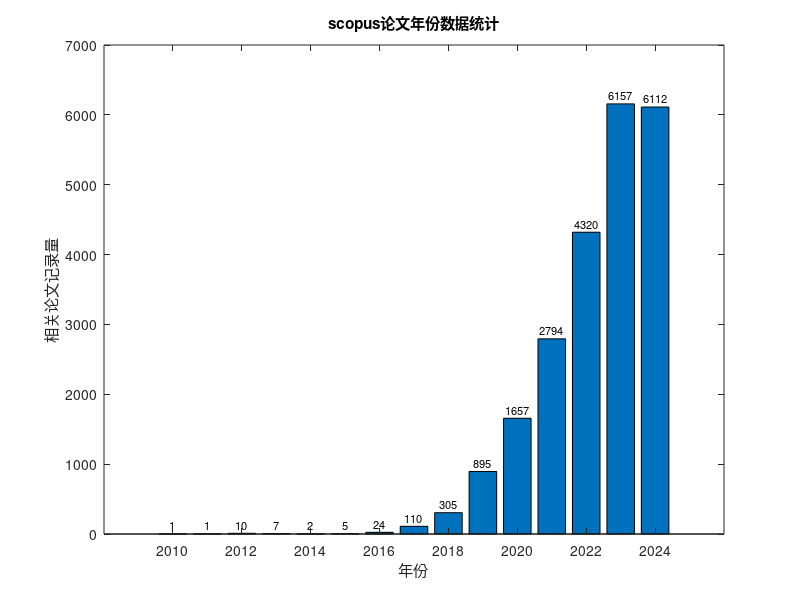

Reproduce this figure in MATLAB.
clc
clear
%web的数据
% x = 2024:-1:2010;
% y = [8994, 8592, 6382, 3491, 1960, 1045, 472, 244, ...
%           141, 141, 123, 99, 94, 115, 92];
% EV的数据
% x = 2024:-1:2010;
% 
% % 对应的引用次数
% y = [6750, 6901, 4863, 2972, 1635, 991, 441, 237, 137, 102, 97, 89, 75, ...
%     69, 73];
%scopus的数据
x = 2024:-1:2010;
y = [6112, 6157, 4320, 2794, 1657, 895, 305, 110, 24, 5, ...
           2, 7, 10, 1, 1];
figure(1);
bar(x,y);
% 在每个柱形上显示对应的数值
for i = 1:length(x)
    text(x(i), y(i) + max(y)*0.02, num2str(y(i)), 'HorizontalAlignment', 'center', 'FontSize', 8);
end
xlabel('年份');
ylabel('相关论文记录量');
title('scopus论文年份数据统计');
ylim([0,0.7*10^4])

% 设置横坐标标签的间隔
xticks(2010:2:2024);
path = 'C:\Users\Mjw\Desktop\先进制造技术\scopus\scopus_year_fig.png';
saveas(gcf,path);

